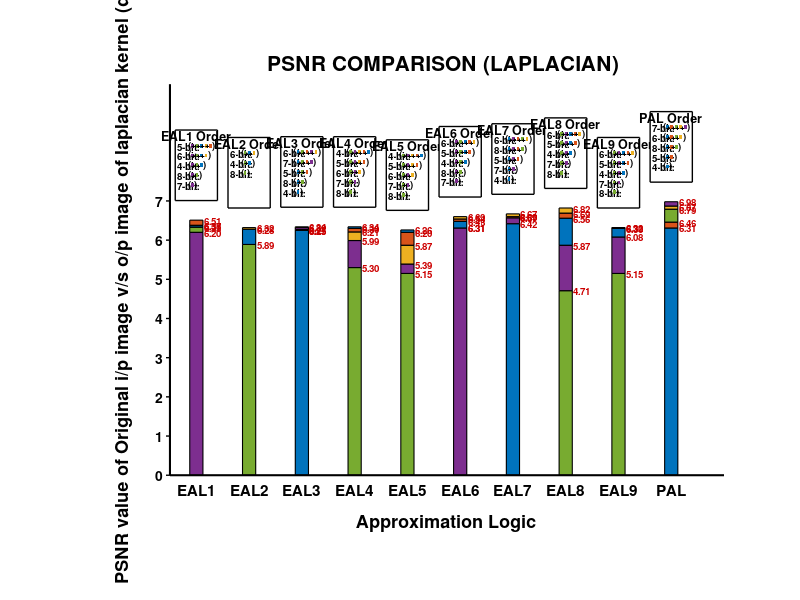

The MATLAB script that drew this image:
% Clear workspace
clc;
clear;
close all;

% --- DATA DEFINITION ---
PSNR_Laplacian_Values = [
    6.37,   6.51,   6.38,   6.20,   6.33;    % EAL1
    6.28,   0.0,    6.32,   0.0,    5.89;    % EAL2
    6.25,   6.27,   6.34,   6.32,   6.25;    % EAL3
    6.34,   6.30,   6.21,   5.99,   5.30;    % EAL4
    6.26,   6.20,   5.87,   5.39,   5.15;    % EAL5
    6.48,   6.54,   6.60,   6.31,   6.31;    % EAL6
    6.42,   6.60,   6.67,   6.57,   6.60;    % EAL7
    6.56,   6.69,   6.82,   5.87,   4.71;    % EAL8
    6.30,   6.31,   6.32,   6.08,   5.15;    % EAL9
    6.31,   6.46,   6.87,   6.98,   6.79     % PAL
];

logicNames = {'EAL1', 'EAL2', 'EAL3', 'EAL4', 'EAL5', 'EAL6', 'EAL7', 'EAL8', 'EAL9', 'PAL'};
bitLabels = {'4-bit', '5-bit', '6-bit', '7-bit', '8-bit'};

% --- COLORS (Fixed Map) ---
fixedColors = [
    0.00, 0.45, 0.74;  % 4-bit (Blue)
    0.85, 0.33, 0.10;  % 5-bit (Orange)
    0.93, 0.69, 0.13;  % 6-bit (Yellow)
    0.49, 0.18, 0.56;  % 7-bit (Purple)
    0.47, 0.67, 0.19   % 8-bit (Green)
];

% --- PLOTTING SETUP ---
% High resolution figure background white
figure('Position', [50, 50, 1600, 900], 'Color', 'w');
hold on;
axis off; 

% Layout Parameters
num_groups = 10;
bar_width = 0.5;
group_spacing = 2.0; 
x_limit = num_groups * group_spacing + 1;

% --- MAIN LOOP ---
for i = 1:num_groups
    
    % 1. Get & Sort Data
    raw_vals = PSNR_Laplacian_Values(i, :);
    valid_indices = find(raw_vals > 0);
    valid_vals = raw_vals(valid_indices);
    
    [sorted_vals, sort_idx] = sort(valid_vals);
    original_indices = valid_indices(sort_idx);
    
    % 2. Calculate Incremental Heights
    heights = zeros(size(sorted_vals));
    heights(1) = sorted_vals(1);
    for k = 2:length(sorted_vals)
        heights(k) = sorted_vals(k) - sorted_vals(k-1);
    end
    
    % --- DRAW BARS ---
    center_x = (i-1) * group_spacing + 1;
    start_x = center_x - bar_width/2;
    current_y = 0;
    
    for k = 1:length(sorted_vals)
        h = heights(k);
        col_idx = original_indices(k);
        c = fixedColors(col_idx, :);
        
        % Draw Bar Segment
        rectangle('Position', [start_x, current_y, bar_width, h], ...
            'FaceColor', c, 'EdgeColor', 'k', 'LineWidth', 0.8);
        
        % Red Value Label (High Contrast)
        text_val = sorted_vals(k);
        text(start_x + bar_width + 0.05, current_y + h, sprintf('%.2f', text_val), ...
            'Color', [0.8 0 0], 'FontSize', 7, 'FontWeight', 'bold', 'VerticalAlignment', 'middle');
            
        current_y = current_y + h;
    end
    
    % X-Axis Label (Black)
    text(center_x, -0.2, logicNames{i}, 'FontSize', 11, 'FontWeight', 'bold', ...
        'Color', 'k', 'HorizontalAlignment', 'center', 'VerticalAlignment', 'top');
    
    % --- DRAW INDIVIDUAL LEGEND BOX ---
    box_w = 1.6;
    box_h = 1.8; 
    box_x = center_x - box_w/2;
    box_y = current_y + 0.5; 
    
    % Box Background (Thicker Black Border)
    rectangle('Position', [box_x, box_y, box_w, box_h], ...
        'FaceColor', 'w', 'EdgeColor', 'k', 'LineWidth', 1.0);
    
    % Legend Title
    text(center_x, box_y + box_h - 0.15, [logicNames{i} ' Order'], ...
        'FontSize', 9, 'FontWeight', 'bold', 'Color', 'k', 'HorizontalAlignment', 'center');
    
    row_h = 0.25;
    curr_leg_y = box_y + box_h - 0.4;
    patch_size = 0.1;
    
    % Iterate Descending (Top of stack first)
    for k = length(sorted_vals):-1:1
        idx_k = original_indices(k); 
        label_str = bitLabels{idx_k};
        
        % Label: "X-bit :" (Bold Black)
        text(box_x + 0.1, curr_leg_y, [label_str ':'], ...
            'FontSize', 7, 'FontWeight', 'bold', 'Color', 'k');
        
        % Open Bracket
        text(box_x + 0.5, curr_leg_y, '(', 'FontSize', 7, 'FontWeight', 'bold', 'Color', 'k');
        
        % Draw Cumulative Patches
        px = box_x + 0.6;
        for p = 1:k
             pidx = original_indices(p);
             pc = fixedColors(pidx, :);
             
             rectangle('Position', [px, curr_leg_y - patch_size/2, patch_size, patch_size], ...
                 'FaceColor', pc, 'EdgeColor', 'none');
             
             px = px + patch_size + 0.02;
             
             % '+' Sign
             if p < k
                 text(px, curr_leg_y, '+', 'FontSize', 6, 'FontWeight', 'bold', 'Color', 'k', 'HorizontalAlignment', 'center');
                 px = px + 0.05;
             end
        end
        
        % Close Bracket
        text(px + 0.02, curr_leg_y, ')', 'FontSize', 7, 'FontWeight', 'bold', 'Color', 'k');
        
        curr_leg_y = curr_leg_y - row_h;
    end
end

% --- MANUAL AXES (PROFESSIONAL LOOK) ---
max_val_global = max(max(PSNR_Laplacian_Values));
y_top = max_val_global + 3; 

% Y-Axis Line (Thick)
line([0, 0], [0, y_top], 'Color', 'k', 'LineWidth', 1.5);

% Y-Ticks & Labels (Bold)
yticks = 0:1:ceil(max_val_global);
for y = yticks
    line([-0.15, 0], [y, y], 'Color', 'k', 'LineWidth', 1.0);
    text(-0.25, y, num2str(y), 'HorizontalAlignment', 'right', ...
        'FontSize', 10, 'FontWeight', 'bold', 'Color', 'k');
end

% Y-Label
text(-1.8, y_top/2, 'PSNR value of Original i/p image v/s o/p image of laplacian kernel (dB)', 'Rotation', 90, ...
    'FontSize', 13, 'FontWeight', 'bold', 'Color', 'k', 'HorizontalAlignment', 'center');

% X-Axis Line (Thick)
line([0, x_limit], [0, 0], 'Color', 'k', 'LineWidth', 1.5);
text(x_limit/2, -1.2, 'Approximation Logic', ...
    'FontSize', 13, 'FontWeight', 'bold', 'Color', 'k', 'HorizontalAlignment', 'center');

% Title
text(x_limit/2, y_top + 0.5, 'PSNR COMPARISON (LAPLACIAN) ', ...
    'FontSize', 15, 'FontWeight', 'bold', 'Color', 'k', 'HorizontalAlignment', 'center');

% Adjust View
axis([-2.5, x_limit, -1.5, y_top + 1]);
axis off;
